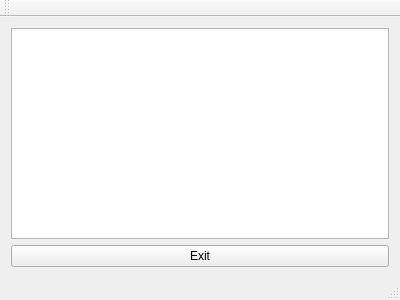
<?xml version="1.0" encoding="UTF-8"?>
<ui version="4.0">
 <class>MainWindow</class>
 <widget class="QMainWindow" name="MainWindow">
  <property name="geometry">
   <rect>
    <x>0</x>
    <y>0</y>
    <width>400</width>
    <height>300</height>
   </rect>
  </property>
  <property name="windowTitle">
   <string>MainWindow</string>
  </property>
  <widget class="QWidget" name="centralWidget">
   <layout class="QVBoxLayout" name="verticalLayout">
    <item>
     <widget class="QGraphicsView" name="graphicsView"/>
    </item>
    <item>
     <widget class="QPushButton" name="exitButton">
      <property name="text">
       <string>Exit</string>
      </property>
     </widget>
    </item>
   </layout>
  </widget>
  <widget class="QMenuBar" name="menuBar">
   <property name="geometry">
    <rect>
     <x>0</x>
     <y>0</y>
     <width>400</width>
     <height>17</height>
    </rect>
   </property>
  </widget>
  <widget class="QToolBar" name="mainToolBar">
   <attribute name="toolBarArea">
    <enum>TopToolBarArea</enum>
   </attribute>
   <attribute name="toolBarBreak">
    <bool>false</bool>
   </attribute>
  </widget>
  <widget class="QStatusBar" name="statusBar"/>
 </widget>
 <layoutdefault spacing="6" margin="11"/>
 <resources/>
 <connections/>
</ui>
